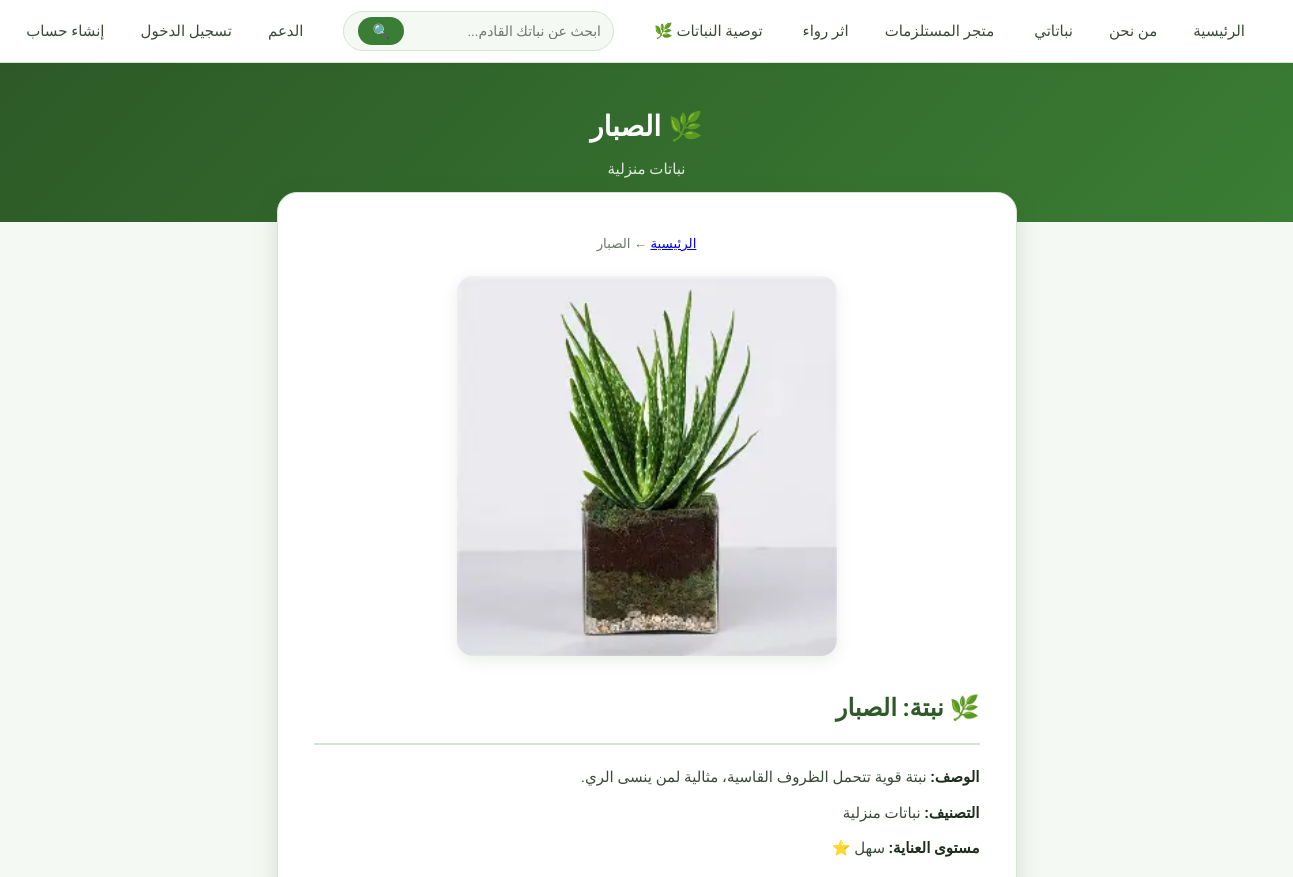
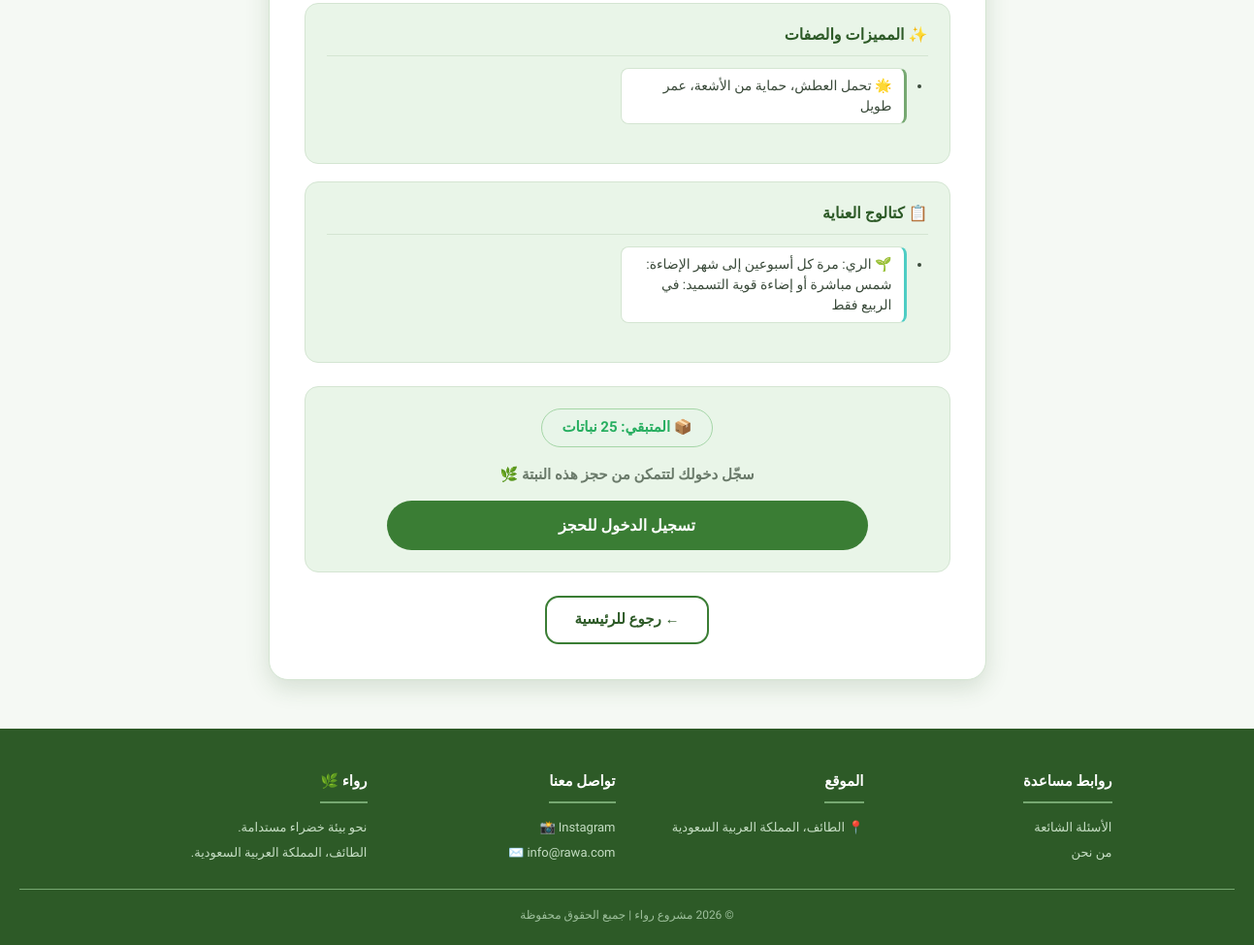
The page /plant.php?id=5 on the database its author committed (2 pictures, top to bottom).
### tables this page shows
CREATE TABLE `offer` (
  `id` int(11) NOT NULL,
  `title` varchar(100) DEFAULT NULL,
  `image` varchar(255) DEFAULT NULL,
  `description` text DEFAULT NULL,
  `features` text DEFAULT NULL,
  `care_catalog` text DEFAULT NULL,
  `org_price` decimal(8,2) DEFAULT 0.00,
  `discount` int(11) DEFAULT 0,
  `cat_id` int(11) DEFAULT NULL,
  `user_id` int(11) DEFAULT NULL,
  `quantity` int(11) DEFAULT 0,
  `status` varchar(20) DEFAULT 'available',
  `care_level` varchar(20) DEFAULT 'easy',
  `location_type` varchar(20) DEFAULT 'indoor',
  `temp_tolerance` varchar(20) DEFAULT 'medium',
  `water_freq` varchar(20) DEFAULT 'medium',
  `creation_date` datetime DEFAULT NULL
);

CREATE TABLE `category` (
  `id` int(11) NOT NULL,
  `title` varchar(50) DEFAULT NULL,
  `creation_date` datetime DEFAULT NULL
);

### connection.php (called while the page is built, shortened)
<?php
function isLoggedIn() {
    return isset($_SESSION['user_id']);
}
?>

### plant.php (the view, shortened to what this page needs)
<?php
require_once 'connection.php';
$id     = (int)$_GET['id'];
$sql    = "SELECT o.*, c.title AS cat_title FROM offer o
           LEFT JOIN category c ON o.cat_id = c.id
           WHERE o.id = $id";
$result = mysqli_query($conn, $sql);
$plant = mysqli_fetch_assoc($result);
$care_map   = ['easy'=>'سهل ⭐','medium'=>'متوسط ⭐⭐','hard'=>'يحتاج خبرة ⭐⭐⭐'];
$care_label = $care_map[$plant['care_level']] ?? 'سهل ⭐';
$features    = !empty($plant['features'])    ? array_filter(explode('|', $plant['features']))    : [];
$care_steps  = !empty($plant['care_catalog']) ? array_filter(explode('|', $plant['care_catalog'])) : [];
$bookingSuccess = false;
$bookingError   = '';
include 'header.php';
include 'menu.php';
?>
<div class="page-hero">
    <h1>🌿 <?php echo htmlspecialchars($plant['title']); ?></h1>
    <p><?php echo htmlspecialchars($plant['cat_title'] ?? ''); ?></p>
</div>
<div class="plant-details-card">
    <div style="text-align:center;margin-bottom:20px;">
        <small style="color:var(--text-muted);">
            <a href="index.php">الرئيسية</a> ← <?php echo htmlspecialchars($plant['title']); ?>
        </small>
    </div>
    <?php if (!empty($plant['image'])): ?>
    <div style="text-align:center;margin-bottom:24px;">
        <img src="<?php echo htmlspecialchars($plant['image']); ?>"
             alt="<?php echo htmlspecialchars($plant['title']); ?>"
             style="max-width:380px;width:100%;border-radius:16px;box-shadow:var(--shadow-soft);">
    </div>
    <?php endif; ?>
    <h1>🌿 نبتة: <?php echo htmlspecialchars($plant['title']); ?></h1>
    <p><strong>الوصف:</strong> <?php echo htmlspecialchars($plant['description']); ?></p>
    <p><strong>التصنيف:</strong> <?php echo htmlspecialchars($plant['cat_title'] ?? '—'); ?></p>
    <p><strong>مستوى العناية:</strong> <?php echo $care_label; ?></p>
    <?php if (!empty($features)): ?>
    <div class="catalog-section">
        <h3>✨ المميزات والصفات</h3>
        <ul class="catalog-list features-list">
            <?php foreach ($features as $feat): ?>
            <li>🌟 <?php echo htmlspecialchars(trim($feat)); ?></li>
            <?php endforeach; ?>
        </ul>
    </div>
    <?php endif; ?>
    <?php if (!empty($care_steps)): ?>
    <div class="catalog-section">
        <h3>📋 كتالوج العناية</h3>
        <ul class="catalog-list care-list">
            <?php foreach ($care_steps as $step): ?>
            <li>🌱 <?php echo htmlspecialchars(trim($step)); ?></li>
            <?php endforeach; ?>
        </ul>
    </div>
    <?php endif; ?>
    <div class="adoption-container">
        <div class="stock-display">
            <?php $qty = (int)$plant['quantity']; ?>
            <?php if ($qty > 0 && $plant['status'] !== 'adopted'): ?>
                <span class="stock-count-badge stock-ok">
                    📦 المتبقي: <?php echo $qty; ?> <?php echo $qty === 1 ? 'نبتة' : 'نباتات'; ?>
                </span>
            <?php else: ?>
                <span class="stock-count-badge stock-empty">📦 نفذ المخزون</span>
            <?php endif; ?>
        </div>
        <?php if ($bookingSuccess): ?>
        <div class="booking-success-box">
            <div style="font-size:48px;margin-bottom:12px;">🌿</div>
            <h3>تم تسجيل حجزك بنجاح!</h3>
            <p>يمكنك استلام نبتتك من المتجر في الطائف.</p>
            <p style="margin-top:8px;font-size:13px;color:var(--text-muted);">
                📍 الطائف، المملكة العربية السعودية
            </p>
        </div>
        <?php elseif ($plant['status'] === 'adopted' || $plant['quantity'] <= 0): ?>
        <p style="color:#c0392b;font-weight:700;font-size:16px;">❌ انتهت هذه النبتة - محجوزة بالكامل</p>
        <?php elseif (!isLoggedIn()): ?>
        <p style="color:var(--text-muted);margin-bottom:14px;">سجّل دخولك لتتمكن من حجز هذه النبتة 🌿</p>
        <a href="login.php" class="confirm-btn" style="display:inline-block;text-decoration:none;">تسجيل الدخول للحجز</a>
        <?php endif; ?>
    </div>
    <div style="text-align:center;margin-top:20px;">
        <a href="index.php" class="back-btn">← رجوع للرئيسية</a>
    </div>
</div>
<?php include 'footer.php'; ?>

### css/rawa.css (style rules this page uses)
:root { --green-dark: #2d5a27; --green-main: #3a7d34; --green-mid: #5a8c55; --green-light: #76a871; --green-pale: #e9f5e8; --green-hover: #1f4020; --text-dark: #1e2e1e; --text-body: #3a4a3a; --text-muted: #6a7a6a; --border-color: #d4e5d2; --bg-page: #f5f9f4; --bg-card: #ffffff; --shadow-soft: 0 4px 16px rgba(45,90,39,0.10); --shadow-hover: 0 8px 24px rgba(45,90,39,0.16); --radius-sm: 8px; --radius-md: 14px; --radius-lg: 20px; --radius-pill: 50px; }
*, *::before, *::after { box-sizing: border-box; margin: 0; padding: 0; }
body { font-family: 'Tajawal', sans-serif; background-color: var(--bg-page); color: var(--text-body); direction: rtl; line-height: 1.7; }
.page-hero { background: linear-gradient(135deg, var(--green-dark) 0%, var(--green-main) 100%); color: #fff; padding: 40px 20px; text-align: center; }
.page-hero h1 { font-size: 28px; font-weight: 700; margin-bottom: 6px; }
.page-hero p { font-size: 15px; opacity: 0.85; }
.plant-details-card { background: var(--bg-card); max-width: 740px; margin: -30px auto 50px; padding: 36px; border-radius: var(--radius-lg); box-shadow: var(--shadow-hover); border: 1px solid var(--border-color); }
.plant-details-card h1 { color: var(--green-dark); font-size: 24px; margin-bottom: 20px; padding-bottom: 14px; border-bottom: 2px solid var(--border-color); }
.plant-details-card p { margin-bottom: 10px; font-size: 15px; }
.plant-details-card strong { color: var(--text-dark); }
.plant-details-card ul { padding-right: 22px; margin: 8px 0 16px; list-style: disc; }
.plant-details-card ul li { margin-bottom: 6px; font-size: 14px; color: var(--text-body); }
.adoption-container { background: var(--green-pale); border: 1.5px solid var(--border-color); border-radius: var(--radius-md); padding: 22px; text-align: center; margin: 24px 0; }
.adoption-container p { font-weight: 600; color: var(--text-dark); margin-bottom: 16px; }
.confirm-btn { background: var(--green-main); color: #fff; border: none; padding: 12px 44px; border-radius: var(--radius-pill); font-family: 'Tajawal', sans-serif; font-size: 16px; font-weight: 700; cursor: pointer; transition: all 0.28s; width: 80%; }
.back-btn { display: inline-block; padding: 10px 28px; color: var(--green-dark); background: transparent; border: 2px solid var(--green-main); border-radius: var(--radius-md); font-size: 15px; font-weight: 600; text-decoration: none; transition: all 0.28s; cursor: pointer; font-family: 'Tajawal', sans-serif; }
.catalog-section { background: var(--green-pale); border: 1.5px solid var(--border-color); border-radius: var(--radius-md); padding: 18px 22px; margin: 18px 0; }
.catalog-section h3 { color: var(--green-dark); font-size: 16px; font-weight: 700; margin-bottom: 12px; padding-bottom: 8px; border-bottom: 1.5px solid var(--border-color); }
.catalog-list { list-style: none; padding: 0; margin: 0; display: grid; grid-template-columns: repeat(auto-fill, minmax(220px, 1fr)); gap: 8px; }
.catalog-list li { font-size: 14px; color: var(--text-body); padding: 7px 12px; background: var(--bg-card); border-radius: var(--radius-sm); border: 1px solid var(--border-color); line-height: 1.5; }
.features-list li { border-right: 3px solid var(--green-light); }
.care-list li { border-right: 3px solid #4ecdc4; }
.stock-display { margin-bottom: 16px; text-align: center; }
.stock-count-badge { display: inline-block; padding: 6px 20px; border-radius: var(--radius-pill); font-weight: 700; font-size: 15px; }
.stock-ok { background: #e8f5e9; color: #27ae60; border: 1.5px solid #a5d6a7; }

### rows shown on the page
offer: title "الصبار", cat.title "نباتات منزلية", image (picture), description "نبتة قوية تتحمل الظروف القاسية، مثالية لمن ينسى الري.", care_level "سهل ⭐", features "تحمل العطش، حماية من الأشعة، عمر طويل", care_catalog "الري: مرة كل أسبوعين إلى شهر الإضاءة: شمس مباشرة أو إضاءة قوية التسميد: في الربيع فقط"
